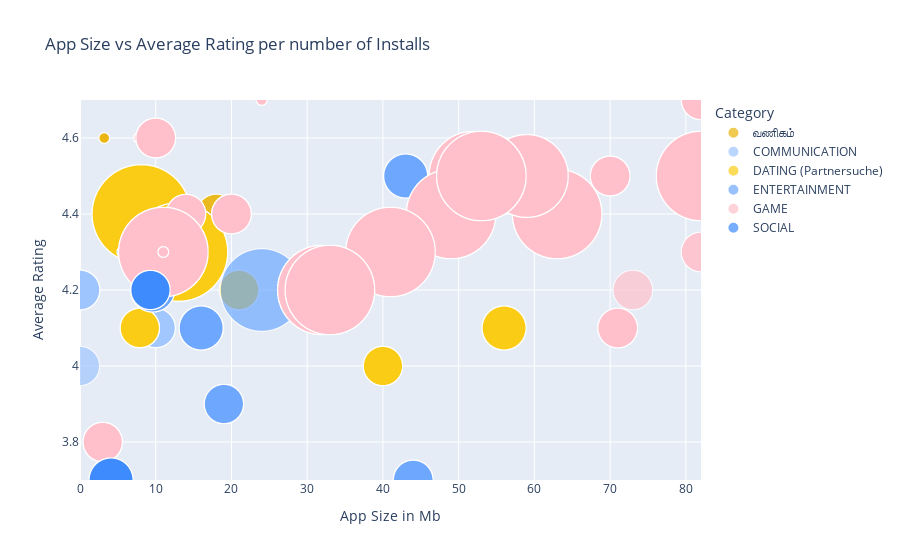

The notebook cell this image was saved under:
### Code cell
color_map = {
        'GAME': 'pink', #Highlighting Games bubbles with pink color
    
        'सौंदर्य': '#FDE68A', #the translated group also deserve a new color group
        'வணிகம்': '#EAB308',
        'DATING (Partnersuche)': '#FACC15',
    
        'COMICS': '#CFE2FF', #other categories have shades of blue for better aesthetics
        'COMMUNICATION': '#9EC5FE', 
        'ENTERTAINMENT': '#6EA8FE',
        'SOCIAL': '#3D8BFD'
}

plot_title = 'App Size vs Average Rating per number of Installs'

#This is just a scatter plot but here we are specifically mentioning the size of each bubble to fill in with the total number of installs
#making bubbles of different sizes
fig15 = px.scatter(
        filtered_bubble,
        x = 'Size', #here we used the x axis as size
        y = 'Rating', #y axis as rating
        size = 'Installs', #size of the bubbles are number of installs
        color = 'Category', #color as category
        hover_name = 'App', 
        size_max = len(filtered_bubble), #this will create bubbles as per the size of the apps in the filtered dataset
        title = plot_title,
        color_discrete_map = color_map
    )

fig15.update_layout(
    xaxis_title = 'App Size in Mb',
    yaxis_title = 'Average Rating'
)

fig15.show()

save_plot_as_html(fig15, 'Bubble_Chart.html', 'In this chart it is clearly observable that games have much more ratings as compared to other categories even though games have comparatively higher app size')
register_live_plot(
    'Bubble_Chart.html',
    plot_title,
    17, 19
)

### Figure 1 — Plotly figure (JSON) as saved in the notebook; plotly's stock layout.template omitted (floating-point values rounded to 4 significant figures; data arrays with more than 128 entries replaced by an {"elided": "..."} marker saying what was removed)
{"data": [{"hovertemplate": "<b>%{hovertext}</b><br><br>Category=வணிகம்<br>Size=%{x}<br>Rating=%{y}<br>Installs=%{marker.size}<extra></extra>", "hovertext": ["Google Primer", "Google Primer", "Box", "Box", "Box", "Box", "Box", "Box", "Box", "Box", "Box", "Box", "Box", "Box", "Box", "Box", "Box", "Box", "Box", "Box", "Box", "Box", "Box", "Box", "Box", "Box", "Box", "Box", "Box", "Box", "Box", "Box", "Box", "Box", "Box", "Box", "Box", "Box", "Box", "Box", "Box", "Box", "Box", "Box", "Box", "Box", "Box", "Box", "Box", "Box", "Box", "Box", "Box", "Box", "Box", "Box", "Call Blocker", "Call Blocker", "Call Blocker"], "legendgroup": "வணிகம்", "marker": {"color": "#EAB308", "size": [10000000, 10000000, 10000000, 10000000, 10000000, 10000000, 10000000, 10000000, 10000000, 10000000, 10000000, 10000000, 10000000, 10000000, 10000000, 10000000, 10000000, 10000000, 10000000, 10000000, 10000000, 10000000, 10000000, 10000000, 10000000, 10000000, 10000000, 10000000, 10000000, 10000000, 10000000, 10000000, 10000000, 10000000, 10000000, 10000000, 10000000, 10000000, 10000000, 10000000, 10000000, 10000000, 10000000, 10000000, 10000000, 10000000, 10000000, 10000000, 10000000, 10000000, 10000000, 10000000, 10000000, 10000000, 10000000, 10000000, 5000000, 5000000, 5000000], "sizemode": "area", "sizeref": 51.42, "symbol": "circle"}, "mode": "markers", "name": "வணிகம்", "showlegend": true, "type": "scattergl", "x": [18.0, 18.0, NaN, NaN, NaN, NaN, NaN, NaN, NaN, NaN, NaN, NaN, NaN, NaN, NaN, NaN, NaN, NaN, NaN, NaN, NaN, NaN, NaN, NaN, NaN, NaN, NaN, NaN, NaN, NaN, NaN, NaN, NaN, NaN, NaN, NaN, NaN, NaN, NaN, NaN, NaN, NaN, NaN, NaN, NaN, NaN, NaN, NaN, NaN, NaN, NaN, NaN, NaN, NaN, NaN, NaN, 3.2, 3.2, 3.2], "xaxis": "x", "y": [4.4, 4.4, 4.2, 4.2, 4.2, 4.2, 4.2, 4.2, 4.2, 4.2, 4.2, 4.2, 4.2, 4.2, 4.2, 4.2, 4.2, 4.2, 4.2, 4.2, 4.2, 4.2, 4.2, 4.2, 4.2, 4.2, 4.2, 4.2, 4.2, 4.2, 4.2, 4.2, 4.2, 4.2, 4.2, 4.2, 4.2, 4.2, 4.2, 4.2, 4.2, 4.2, 4.2, 4.2, 4.2, 4.2, 4.2, 4.2, 4.2, 4.2, 4.2, 4.2, 4.2, 4.2, 4.2, 4.2, 4.6, 4.6, 4.6], "yaxis": "y"}, {"hovertemplate": "<b>%{hovertext}</b><br><br>Category=COMMUNICATION<br>Size=%{x}<br>Rating=%{y}<br>Installs=%{marker.size}<extra></extra>", "hovertext": {"elided": "206 str values"}, "legendgroup": "COMMUNICATION", "marker": {"color": "#9EC5FE", "size": {"elided": "206 int values"}, "sizemode": "area", "sizeref": 51.42, "symbol": "circle"}, "mode": "markers", "name": "COMMUNICATION", "showlegend": true, "type": "scattergl", "x": {"elided": "206 float values"}, "xaxis": "x", "y": {"elided": "206 float values"}, "yaxis": "y"}, {"hovertemplate": "<b>%{hovertext}</b><br><br>Category=DATING (Partnersuche)<br>Size=%{x}<br>Rating=%{y}<br>Installs=%{marker.size}<extra></extra>", "hovertext": {"elided": "354 str values"}, "legendgroup": "DATING (Partnersuche)", "marker": {"color": "#FACC15", "size": {"elided": "354 int values"}, "sizemode": "area", "sizeref": 51.42, "symbol": "circle"}, "mode": "markers", "name": "DATING (Partnersuche)", "showlegend": true, "type": "scattergl", "x": {"elided": "354 float values"}, "xaxis": "x", "y": {"elided": "354 float values"}, "yaxis": "y"}, {"hovertemplate": "<b>%{hovertext}</b><br><br>Category=ENTERTAINMENT<br>Size=%{x}<br>Rating=%{y}<br>Installs=%{marker.size}<extra></extra>", "hovertext": {"elided": "272 str values"}, "legendgroup": "ENTERTAINMENT", "marker": {"color": "#6EA8FE", "size": {"elided": "272 int values"}, "sizemode": "area", "sizeref": 51.42, "symbol": "circle"}, "mode": "markers", "name": "ENTERTAINMENT", "showlegend": true, "type": "scattergl", "x": {"elided": "272 float values"}, "xaxis": "x", "y": {"elided": "272 float values"}, "yaxis": "y"}, {"hovertemplate": "<b>%{hovertext}</b><br><br>Category=GAME<br>Size=%{x}<br>Rating=%{y}<br>Installs=%{marker.size}<extra></extra>", "hovertext": {"elided": "3181 str values"}, "legendgroup": "GAME", "marker": {"color": "pink", "size": {"elided": "3181 int values"}, "sizemode": "area", "sizeref": 51.42, "symbol": "circle"}, "mode": "markers", "name": "GAME", "showlegend": true, "type": "scattergl", "x": {"elided": "3181 float values"}, "xaxis": "x", "y": {"elided": "3181 float values"}, "yaxis": "y"}, {"hovertemplate": "<b>%{hovertext}</b><br><br>Category=SOCIAL<br>Size=%{x}<br>Rating=%{y}<br>Installs=%{marker.size}<extra></extra>", "hovertext": {"elided": "338 str values"}, "legendgroup": "SOCIAL", "marker": {"color": "#3D8BFD", "size": {"elided": "338 int values"}, "sizemode": "area", "sizeref": 51.42, "symbol": "circle"}, "mode": "markers", "name": "SOCIAL", "showlegend": true, "type": "scattergl", "x": {"elided": "338 float values"}, "xaxis": "x", "y": {"elided": "338 float values"}, "yaxis": "y"}], "layout": {"legend": {"itemsizing": "constant", "title": {"text": "Category"}, "tracegroupgap": 0}, "title": {"text": "App Size vs Average Rating per number of Installs"}, "xaxis": {"anchor": "y", "domain": [0, 1], "title": {"text": "App Size in Mb"}}, "yaxis": {"anchor": "x", "domain": [0, 1], "title": {"text": "Average Rating"}}}}
